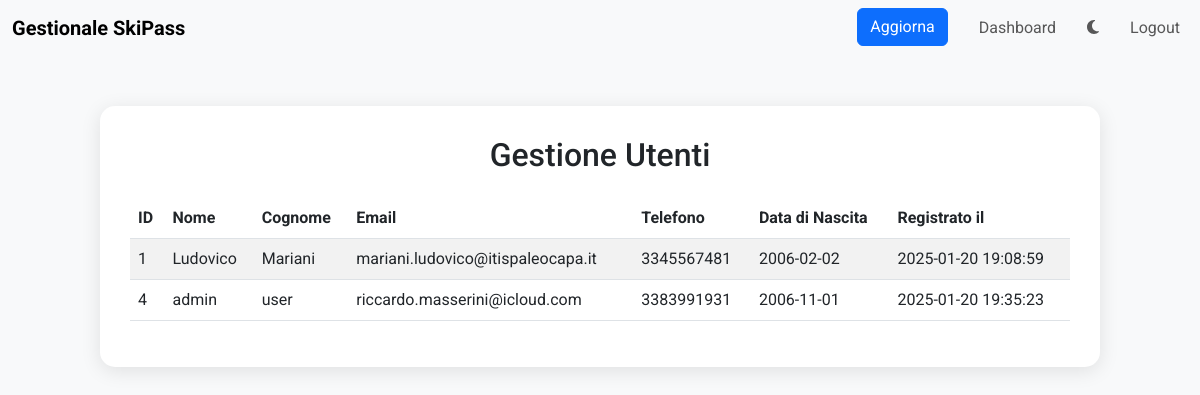
Screenshot of /databaseC.php (signed in) with the database file from the repository.
### tables this page shows
CREATE TABLE `users` (
  `id` int(11) NOT NULL,
  `name` varchar(100) NOT NULL,
  `surname` varchar(100) NOT NULL,
  `date_of_birth` date NOT NULL,
  `username` varchar(100) NOT NULL,
  `email` varchar(100) NOT NULL,
  `phone_number` varchar(15) NOT NULL,
  `password` varchar(255) NOT NULL,
  `role` varchar(50) NOT NULL,
  `created_at` timestamp NOT NULL DEFAULT current_timestamp(),
  `points` int(11) NOT NULL DEFAULT 0
);

### databaseC.php (the view, shortened to what this page needs)
<?php
$servername = "localhost";
$db_username = "root";
$db_password = "";
$dbname = "skipassmanagement";
$conn = new mysqli($servername, $db_username, $db_password, $dbname);
$sql = "SELECT id, name, surname, email, phone_number, date_of_birth, created_at FROM users";
$result = $conn->query($sql);
?>
<!DOCTYPE html>
<html lang="it">
<head>
    <link href="https://cdn.jsdelivr.net/npm/bootstrap@5.3.0/dist/css/bootstrap.min.css" rel="stylesheet">
    <link href="https://cdnjs.cloudflare.com/ajax/libs/font-awesome/6.4.0/css/all.min.css" rel="stylesheet">
</head>
<body>
    <nav class="navbar navbar-expand-lg navbar-light bg-light">
        <div class="container-fluid">
            <a class="navbar-brand" href="#">Gestionale SkiPass</a>
            <div class="collapse navbar-collapse justify-content-end" id="navbarNav">
                <ul class="navbar-nav">
                    <li class="nav-item">
                        <button class="btn btn-primary me-2" onclick="window.location.reload();">Aggiorna</button>
                    </li>
                    <li class="nav-item">
                        <a class="nav-link" href="dashboard.php">Dashboard</a>
                    </li>
                    <li class="nav-item">
                        <a class="nav-link" href="#" id="toggle-dark-mode"><i class="fas fa-moon"></i></a>
                    </li>
                    <li class="nav-item">
                        <a class="nav-link" href="logout.php">Logout</a>
                    </li>
                </ul>
            </div>
        </div>
    </nav>
    <div class="container admin-container">
        <div class="row justify-content-center">
            <div class="col-md-12">
                <div class="admin-card mx-auto">
                    <h2 class="text-center mb-4">Gestione Utenti</h2>
                    <table class="table table-striped table-responsive">
                        <thead>
                            <tr>
                                <th>ID</th>
                                <th>Nome</th>
                                <th>Cognome</th>
                                <th>Email</th>
                                <th>Telefono</th>
                                <th>Data di Nascita</th>
                                <th>Registrato il</th>
                            </tr>
                        </thead>
                        <tbody>
                            <?php while ($row = $result->fetch_assoc()): ?>
                                <tr>
                                    <td><?php echo htmlspecialchars($row['id']); ?></td>
                                    <td><?php echo htmlspecialchars($row['name']); ?></td>
                                    <td><?php echo htmlspecialchars($row['surname']); ?></td>
                                    <td><?php echo htmlspecialchars($row['email']); ?></td>
                                    <td><?php echo htmlspecialchars($row['phone_number']); ?></td>
                                    <td><?php echo htmlspecialchars($row['date_of_birth']); ?></td>
                                    <td><?php echo htmlspecialchars($row['created_at']); ?></td>
                                </tr>
                            <?php endwhile; ?>
                        </tbody>
                    </table>
                </div>
            </div>
        </div>
    </div>
</body>
</html>

### databaseC.php (style rules this page uses)
body { font-family: 'Roboto', sans-serif; background-color: #f8f9fa; transition: background-color 0.3s, color 0.3s; }
.admin-container { margin-top: 50px; margin-bottom: 50px; }
.admin-card { padding: 30px; border: none; border-radius: 15px; background-color: #ffffff; box-shadow: 0 4px 20px rgba(0, 0, 0, 0.1); transition: background-color 0.3s, color 0.3s, transform 0.3s, box-shadow 0.3s; width: 100%; max-width: 1000px; }
.navbar-brand { font-weight: bold; }
.navbar-nav .nav-link, .navbar-nav .btn { font-size: 1rem; margin-left: 15px; }

### rows the page displays
users: id "1", name "Ludovico", surname "Mariani", email "mariani.ludovico@itispaleocapa.it", phone_number "3345567481", date_of_birth "2006-02-02", created_at "2025-01-20 19:08:59"
users: id "4", name "admin", surname "user", email "riccardo.masserini@icloud.com", phone_number "3383991931", date_of_birth "2006-11-01", created_at "2025-01-20 19:35:23"
